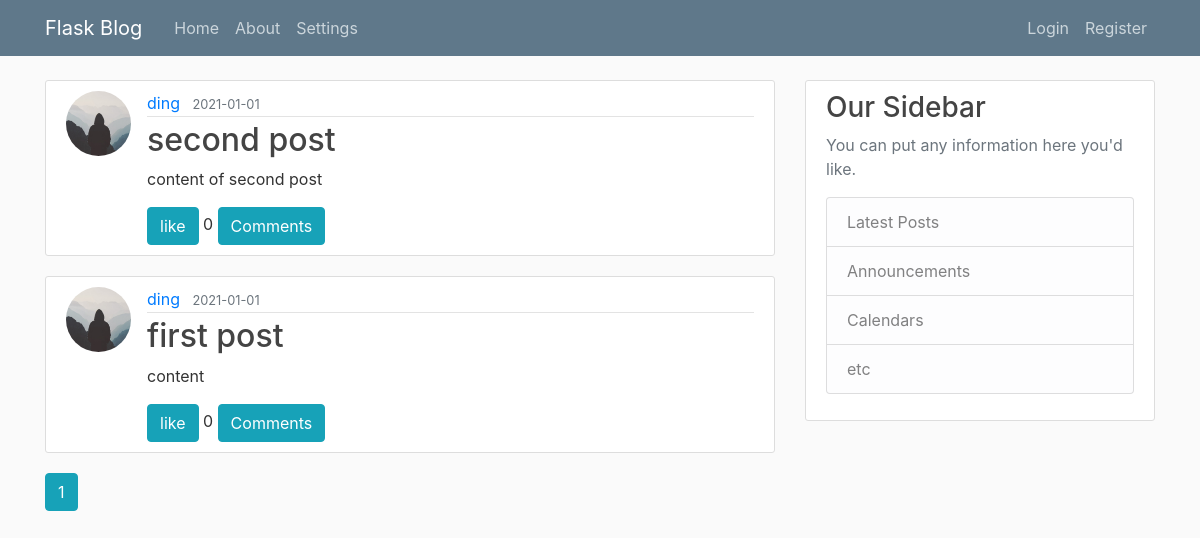
The page /home on the database its author committed.
### flaskblog/models.py (models this page shows, shortened)
class Post(db.Model):
    id = db.Column(db.Integer, primary_key=True)
    title = db.Column(db.String(100), nullable=False)
    date_posted = db.Column(db.DateTime, nullable=False, default=datetime.now)
    content = db.Column(db.Text, nullable=False)
    user_id = db.Column(db.Integer, db.ForeignKey('user.id'), nullable=False)
    likes = db.Column(db.Integer, default = 0)

class User(db.Model, UserMixin):
    id = db.Column(db.Integer, primary_key=True)
    username = db.Column(db.String(20), unique=True, nullable=False)
    email = db.Column(db.String(120), unique=True, nullable=False)
    image_file = db.Column(db.String(20), nullable=False, default='default.jpg')
    password = db.Column(db.String(60), nullable=False)
    posts = db.relationship('Post', backref='author', lazy=True)

### flaskblog/main/routes.py (the view)
@main.route("/")
@main.route("/home")
def home():
    page = request.args.get('page', 1, type=int)
    posts = Post.query.order_by(Post.date_posted.desc()).paginate(page=page, per_page=5)
    return render_template('home.html', posts=posts)

### flaskblog/templates/home.html (shortened to what this page needs)
{% extends "layout.html" %}
{% block content %}
    {% for post in posts.items %}
        <article class="media content-section">
          <img class="rounded-circle article-img" src="{{ url_for('static', filename='profile_pics/' + post.author.image_file) }}">
          <div class="media-body">
            <div class="article-metadata">
              <a class="mr-2" href="{{ url_for('users.user_posts', username=post.author.username) }}">{{ post.author.username }}</a>
              <small class="text-muted">{{ post.date_posted.strftime('%Y-%m-%d') }}</small>
            </div>
            <h2><a class="article-title" href="{{ url_for('posts.post', post_id=post.id) }}">{{ post.title }}</a></h2>
            <p class="article-content">{{ post.content }}</p>
            <div class="controls">
                <span class="btn btn-info like" ref="{{post.id}}">like</span>
                <span id="like_count{{post.id}}" >{{post.likes}}</span>
                <button type="button" class="btn btn-primary btn-info comment-btn" ref="{{post.id}}" data-toggle="modal" data-target="#modal{{post.id}}">
                    Comments
                </button>
            </div>
          </div>
        </article>
    {% endfor %}
    {% for page_num in posts.iter_pages(left_edge=1, right_edge=1, left_current=1, right_current=2) %}
      {% if page_num %}
        {% if posts.page == page_num %}
          <a class="btn btn-info mb-4" href="{{ url_for('main.home', page=page_num) }}">{{ page_num }}</a>
        {% else %}
          <a class="btn btn-outline-info mb-4" href="{{ url_for('main.home', page=page_num) }}">{{ page_num }}</a>
        {% endif %}
      {% else %}
        ...
      {% endif %}
    {% endfor %}
{% endblock content %}

### flaskblog/templates/layout.html (shortened to what this page needs)
<!DOCTYPE html>
<html>
<head>
    <link rel="stylesheet" type="text/css" href="{{ url_for('static', filename='bootstrap.css') }}">
    <link rel="stylesheet" type="text/css" href="{{ url_for('static', filename='main.css') }}">
    <link rel="stylesheet" type="text/css" href="{{ url_for('static', filename='bootoast.css') }}">
</head>
<body>
    <header class="site-header">
      <nav class="navbar navbar-expand-md navbar-dark bg-steel fixed-top">
        <div class="container">
          <a class="navbar-brand mr-4" href="/">Flask Blog</a>
          <div class="collapse navbar-collapse" id="navbarToggle">
            <div class="navbar-nav mr-auto">
              <a class="nav-item nav-link" href="{{ url_for('main.home') }}">Home</a>
              <a class="nav-item nav-link" href="{{ url_for('main.about') }}">About</a>
              <a class="nav-item nav-link" href="{{ url_for('main.settings') }}">Settings</a>
            </div>
            <div class="navbar-nav">
              {% if current_user.is_authenticated %}
                <a class="nav-item nav-link" href="{{ url_for('posts.new_post') }}">New Post</a>
                <a class="nav-item nav-link" href="{{ url_for('users.account') }}">Account</a>
                <a class="nav-item nav-link" href="{{ url_for('users.logout') }}">Logout</a>
              {% else %}
                <a class="nav-item nav-link" href="{{ url_for('users.login') }}">Login</a>
                <a class="nav-item nav-link" href="{{ url_for('users.register') }}">Register</a>
              {% endif %}
            </div>
          </div>
        </div>
      </nav>
    </header>
    <main role="main" class="container">
      <div class="row">
        <div class="col-md-8">
          {% block content %}{% endblock %}
        </div>
        <div class="col-md-4">
          <div class="content-section">
            <h3>Our Sidebar</h3>
            <p class='text-muted'>You can put any information here you'd like.
              <ul class="list-group">
                <li class="list-group-item list-group-item-light">Latest Posts</li>
                <li class="list-group-item list-group-item-light">Announcements</li>
                <li class="list-group-item list-group-item-light">Calendars</li>
                <li class="list-group-item list-group-item-light">etc</li>
              </ul>
            </p>
          </div>
        </div>
      </div>
    </main>
</body>
</html>

### flaskblog/static/main.css (style rules this page uses)
body { background: #fafafa; color: #333333; margin-top: 5rem; }
h1, h2, h3, h4, h5, h6 { color: #444444; }
.bg-steel { background-color: #5f788a; }
.site-header .navbar-nav .nav-link { color: #cbd5db; }
.content-section { background: #ffffff; padding: 10px 20px; border: 1px solid #dddddd; border-radius: 3px; margin-bottom: 20px; }
.article-title { color: #444444; }
.article-content { white-space: pre-line; }
.article-img { height: 65px; width: 65px; margin-right: 16px; }
.article-metadata { padding-bottom: 1px; margin-bottom: 4px; border-bottom: 1px solid #e3e3e3 }

### rows shown on the page
Post: image_file (placeholder picture), author.username "ding", date_posted "2021-01-01", title "second post", content "content of second post", likes "0"
Post: image_file (placeholder picture), author.username "ding", date_posted "2021-01-01", title "first post", content "content", likes "0"

### other values the page prints
{{ page_num }} "1"
